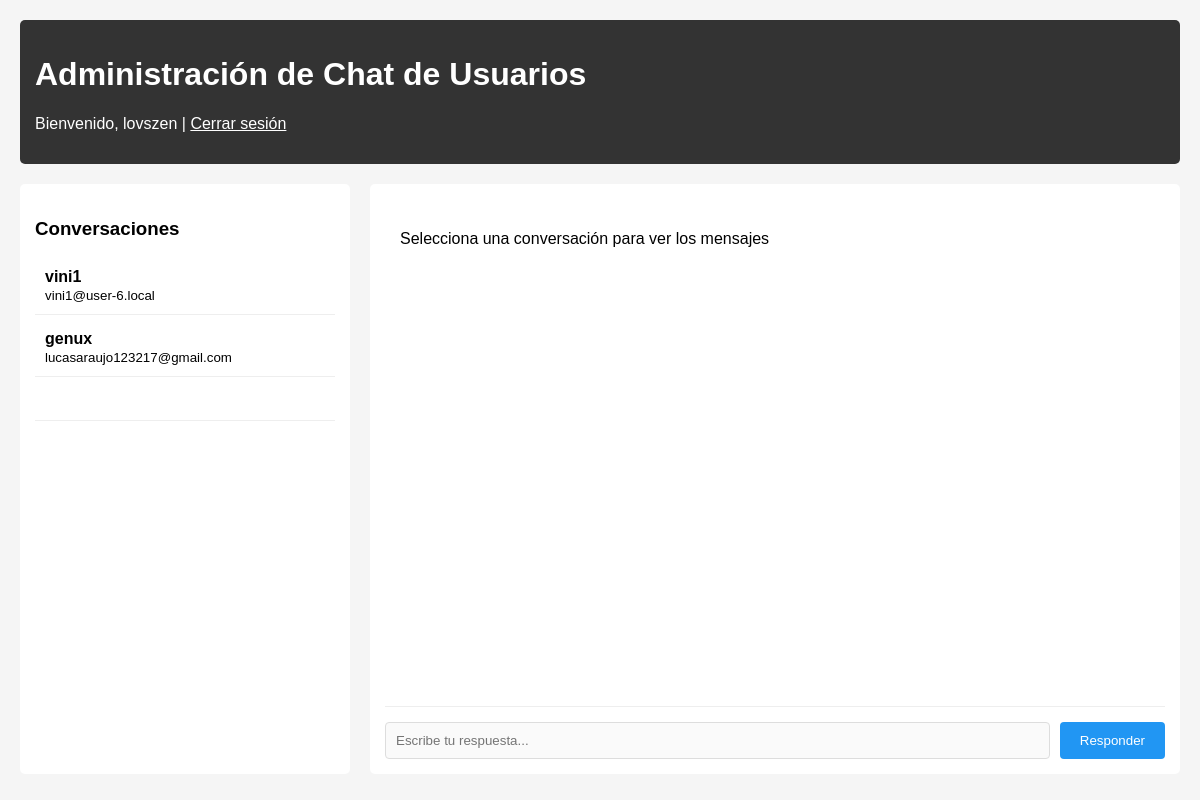
Screenshot of /admin_chat/ (signed in) with the database file from the repository.
### core/models.py (models this page shows, shortened)
class TelegramChatMessage(models.Model):
    MESSAGE_TYPE_CHOICES = [
        ('user', 'User Message'),
        ('admin', 'Admin Reply'),
    ]
    sender_name = models.CharField(max_length=100, blank=True)
    sender_email = models.EmailField(blank=True)
    message = models.TextField()
    image = CloudinaryField('image', blank=True, null=True)
    image_url = models.URLField(blank=True, null=True)
    timestamp = models.DateTimeField(auto_now_add=True)
    telegram_message_id = models.CharField(max_length=100, blank=True)
    replied = models.BooleanField(default=False)
    message_type = models.CharField(max_length=10, choices=MESSAGE_TYPE_CHOICES, default='user')
    original_message = models.ForeignKey('self', on_delete=models.CASCADE, null=True, blank=True, related_name='admin_replies')
    admin_user = models.ForeignKey(User, on_delete=models.SET_NULL, null=True, blank=True, related_name='admin_replies')

### core/views_telegram_chat.py (the view)
# urls.py: path('admin_chat/', admin_chat_view, name='admin_chat'),
def admin_chat_view(request):
    if not (request.user.is_staff or request.user.is_superuser):
        return redirect('home')
    user_messages = TelegramChatMessage.objects.filter(
        message_type='user'
    ).order_by('-timestamp')
    conversations = {}
    for msg in user_messages:
        email = msg.sender_email
        if email not in conversations:
            conversations[email] = {
                'sender_name': msg.sender_name,
                'sender_email': email,
                'messages': []
            }
        conversations[email]['messages'].append(msg)
    return render(request, 'core/admin_chat.html', {
        'conversations': conversations.items()
    })

### templates/core/admin_chat.html (shortened to what this page needs)
{% load static %}
<!DOCTYPE html>
<html lang="es">
<head>
</head>
<body>
    <div class="header">
        <h1>Administración de Chat de Usuarios</h1>
        <p>Bienvenido, {{ user.username }} | <a href="{% url 'account_logout' %}" style="color: white;">Cerrar sesión</a></p>
    </div>
    <div class="conversations-container">
        <div class="conversations-list">
            <h3>Conversaciones</h3>
            {% for email, data in conversations %}
                <div class="conversation-item" onclick="loadConversation('{{ email }}', '{{ data.sender_name }}', event)">
                    <strong>{{ data.sender_name }}</strong>
                    <br>
                    <small>{{ email }}</small>
                </div>
            {% empty %}
                <p>No hay mensajes de usuarios</p>
            {% endfor %}
        </div>
        <div class="chat-area">
            <div id="chatMessages" class="chat-messages">
                <p id="select-conversation">Selecciona una conversación para ver los mensajes</p>
            </div>
            <div class="reply-form">
                <input type="text" id="replyMessage" placeholder="Escribe tu respuesta..." disabled>
                <button onclick="sendAdminReply()" id="sendReplyBtn" disabled>Responder</button>
            </div>
        </div>
    </div>
</body>
</html>

### templates/core/admin_chat.html (style rules this page uses)
body { font-family: Arial, sans-serif; margin: 0; padding: 20px; background-color: #f5f5f5; }
.header { background-color: #333; color: white; padding: 15px; margin-bottom: 20px; border-radius: 5px; }
.conversations-container { display: flex; gap: 20px; }
.conversations-list { width: 300px; background: white; border-radius: 5px; padding: 15px; max-height: 80vh; overflow-y: auto; }
.conversation-item { padding: 10px; border-bottom: 1px solid #eee; cursor: pointer; margin-bottom: 5px; }
.chat-area { flex: 1; background: white; border-radius: 5px; padding: 15px; display: flex; flex-direction: column; height: 70vh; }
.chat-messages { flex: 1; overflow-y: auto; padding: 15px; border-bottom: 1px solid #eee; margin-bottom: 15px; }
.reply-form { display: flex; gap: 10px; }
.reply-form input { flex: 1; padding: 10px; border: 1px solid #ddd; border-radius: 4px; }
.reply-form button { padding: 10px 20px; background-color: #2196f3; color: white; border: none; border-radius: 4px; cursor: pointer; }

### rows the page displays
TelegramChatMessage: sender_name "vini1", conversations "vini1@user-6.local"
TelegramChatMessage: sender_name "genux", conversations "lucasaraujo123217@gmail.com"

### other values shown
{{ user.username }} "lovszen"
